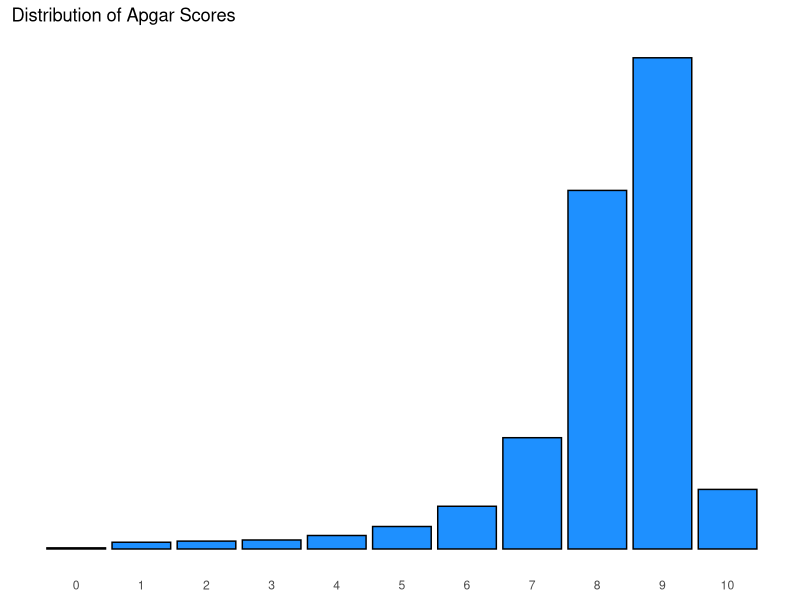

Source code (R):
## ---- chunk 1
knitr::opts_chunk$set(echo = TRUE, error = TRUE)
## ---- chunk 2
library(tidyverse)
## ---- chunk 3
apgar_vals <- 0:10
apgar_probs <- c(0.001, 0.006, 0.007, 0.008, 0.012, 0.02,
                 0.038, 0.099, 0.319, 0.437, 0.053)

apgar <- tibble(apgar_vals, apgar_probs)

apgar_distribution <- ggplot(apgar, aes(x = apgar_vals, y = apgar_probs)) +
  geom_col(fill = "dodgerblue", col = "black") +
  labs(x = NULL, y = NULL, title = "Distribution of Apgar Scores") +
  theme(axis.text.y = element_blank(),
        axis.ticks.y = element_blank(), axis.ticks.x = element_blank(),
        panel.background = element_blank()) +
  scale_x_continuous(breaks = 0:10, labels = 0:10)

apgar_distribution
## ---- chunk 4

## ---- chunk 5
apgar_mean <- sum(apgar_vals*apgar_probs)

apgar_var <- sum((apgar_vals - apgar_mean)^2 * apgar_probs)

apgar_sd <- sqrt(apgar_var)

apgar_mean; apgar_var; apgar_sd
## ---- chunk 6
x_dist <- tibble(
  x = 0:4,
  p = c(0.15, 0.25, 0.05, 0.35, NA)
)

x_dist
## ---- chunk 7

## ---- chunk 8

## ---- chunk 9

